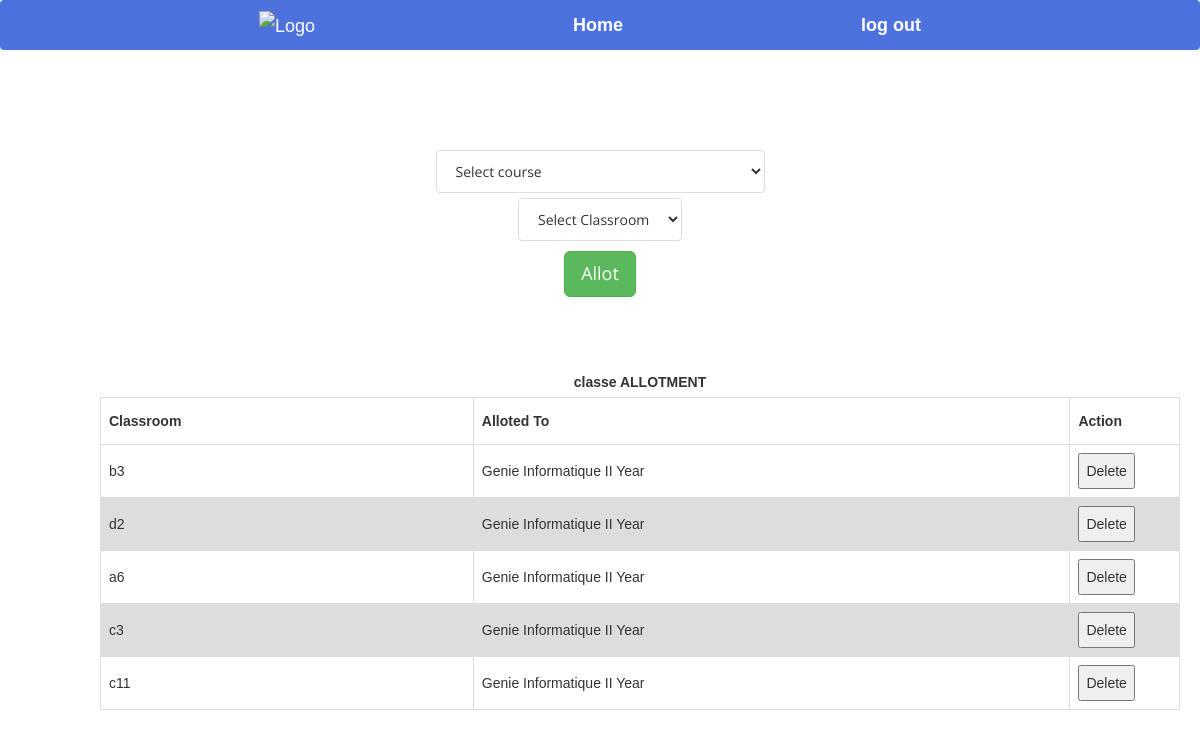
Screenshot of /allotclasses.php with the database file from the repository.
### tables this page shows
CREATE TABLE `classe` (
  `nom_salle` varchar(30) NOT NULL,
  `filiere` int(1) NOT NULL,
  `capacite` int(255) NOT NULL,
  `batiment` varchar(11) NOT NULL
);

### allotclasses.php (the view, shortened to what this page needs)
<!DOCTYPE html>
<html xmlns="http://www.w3.org/1999/xhtml">
<head>
    <link href="assets/css/bootstrap.css" rel="stylesheet"/>
    <link href="assets/css/font-awesome.min.css" rel="stylesheet"/>
    <link href="assets/css/flexslider.css" rel="stylesheet"/>
    <link href="assets/css/style.css" rel="stylesheet"/>
</head>
<body>
<div class="navbar">
      <a href="db.php">
        <img src="photo\cropped-ensak-logo.png" alt="Logo">
        <strong><a href="db.php">Home</a></strong>
      </a>
      <div class="s">
      <strong><a href="index.php">log out</a></strong>
    </div>
    </div>
<form action="allotclasses.php" method="post" style="margin-top: 100px">
    <div align="center">
        <select name="course" class="list-group-item">
        <option selected disabled>Select course</option>
        </select>
    </div>
    <div align="center" style="margin-top: 5px">
        <select name="in_class" class="list-group-item">
            <?php
            $q = mysqli_query(mysqli_connect("localhost", "root", "", "ttms"),
                "SELECT * FROM classe");
            $row_count = mysqli_num_rows($q);
            if ($row_count) {
                $mystring = '
             <option selected disabled>Select Classroom</option>';
                while ($row = mysqli_fetch_assoc($q)) {
                    if ($row['filiere'] != 0)
                        continue;
                    $mystring .= '<option value="' . $row['nom_salle'] . '">' . $row['nom_salle'] . '</option>';
                }
                echo $mystring;
            }
            ?>
        </select>
    </div>
    <div align="center" style="margin-top: 10px;">
        <button type="submit" class="btn btn-success btn-lg">Allot</button>
    </div>
</form>
<div align="center">
<table id=allotedclassetable>
        <caption><strong>classe ALLOTMENT</strong></caption>
        <tr>
            <th width="250">Classroom</th>
            <th width="400">Alloted To</th>
            <th width="60">Action</th>
        </tr>
        <tbody>
        <?php
        $q = mysqli_query(mysqli_connect("localhost", "root", "", "ttms"),
            "SELECT * FROM classe ");
        $courses = array('Genie Informatique I Year ','Genie Informatique II Year ','Genie Informatique III Year ');
        while ($row = mysqli_fetch_assoc($q)) {
            if ($row['filiere'] == 0)
                continue;
            echo "<tr><td>{$row['nom_salle']}</td>
                    <td>{$courses[$row['filiere']-1]}</td>
                <td><button>Delete</button></td>
                    </tr>\n";
        }
        ?>
        </tbody>
    </table>
</div>
</body>
</html>

### allotclasses.php (style rules this page uses)
.navbar { overflow: hidden; background-color: #4d72dd; font-family: Arial; display: flex; justify-content: space-between; align-items: center; padding: 0 40px; }
.navbar a { color: white; text-decoration: none; margin-right: 20px; font-size: 18px; transition: all 0.2s ease; }
.navbar img { height: 50px; margin-right: 20px; }
table { margin-top: 70px; margin-bottom: 50px; font-family: arial, sans-serif; border-collapse: collapse; margin-left: 80px; width: 90%; }
td, th { border: 1px solid #dddddd; text-align: left; padding: 8px; }
tr:nth-child(even) { background-color: #dddddd; }

### rows the page displays
classe: nom_salle "b3", filiere "Genie Informatique II Year"
classe: nom_salle "d2", filiere "Genie Informatique II Year"
classe: nom_salle "a6", filiere "Genie Informatique II Year"
classe: nom_salle "c3", filiere "Genie Informatique II Year"
classe: nom_salle "c11", filiere "Genie Informatique II Year"
